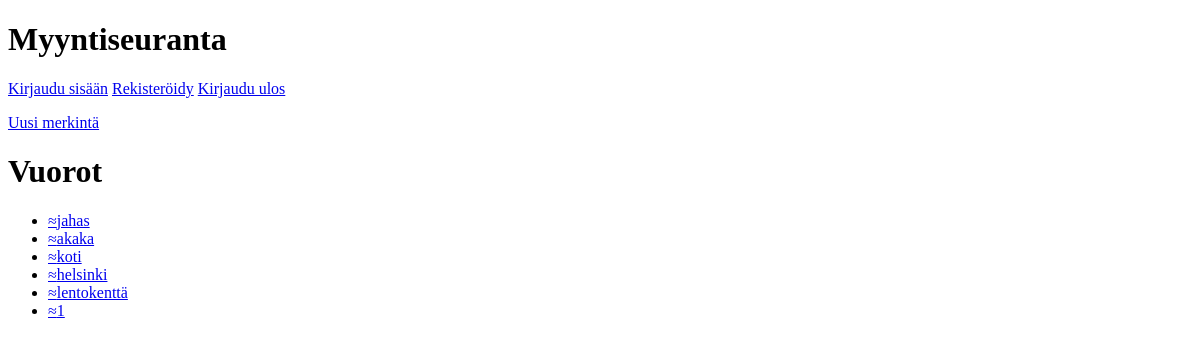
Before: / with the older database file.
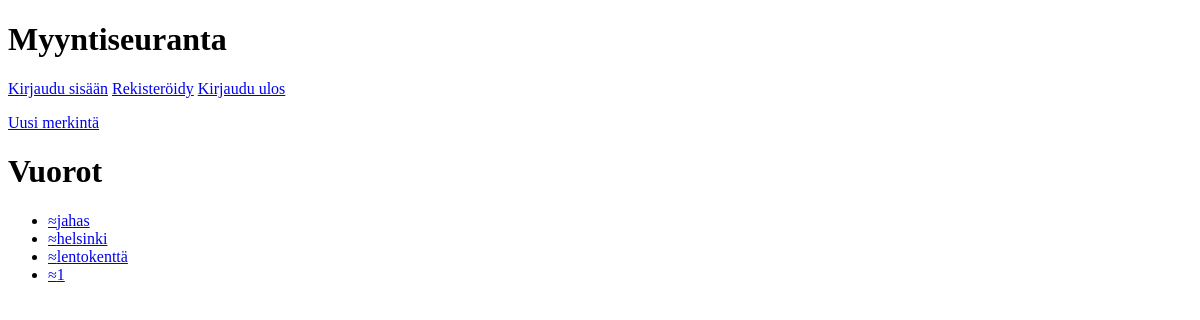
After: the same page with the newer database file.
### tables this page shows
CREATE TABLE shifts (
    id INTEGER PRIMARY KEY,
    location TEXT NOT NULL,
    duration INTEGER NOT NULL,
    shift_date DATE NOT NULL,
    user_id INTEGER REFERENCES users
);

### app.py (the view)
@app.route("/")
def index():
    shift_list = shifts.get_shifts()
    return render_template("index.html", shifts = shift_list)

### db.py (called while the page is built)
def get_connection():
    con = sqlite3.connect("database.db")
    con.execute("PRAGMA foreign_keys = ON")
    con.row_factory = sqlite3.Row
    return con

def query(sql, params=[]):
    con = get_connection()
    result = con.execute(sql, params).fetchall()
    con.close()
    return result

### shifts.py (called while the page is built)
def get_shifts():
    sql = "SELECT id, location, shift_date, user_id FROM shifts ORDER BY id DESC"
    return db.query(sql)

### templates/index.html (shortened to what this page needs)
<!DOCTYPE html>
<html>
<head>
</head>
<body>
  <h1>Myyntiseuranta </h1>
  <p>
    <a href="/login">Kirjaudu sisään</a>
    <a href="/register">Rekisteröidy</a>
    <a href="/logout">Kirjaudu ulos</a>
  </p>
  <p>
    <a href="/new_shift">Uusi merkintä </a>
  </p>
  <h1>Vuorot</h1>
  <ul>
    {% for shift in shifts %}
    <li><a href="/shift/{{ shift.id }}">≈{{ shift.location }}</a></li>
    {% endfor %}
  </ul>
</body>
</html>

Changed rows visible on the page:
removed shifts: location "akaka"
removed shifts: location "koti"
